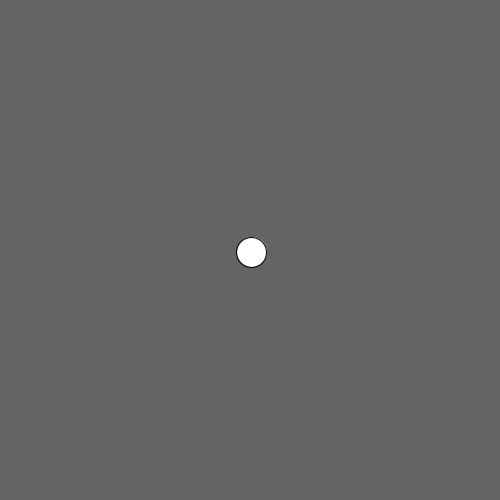
Frame 1 (no input)
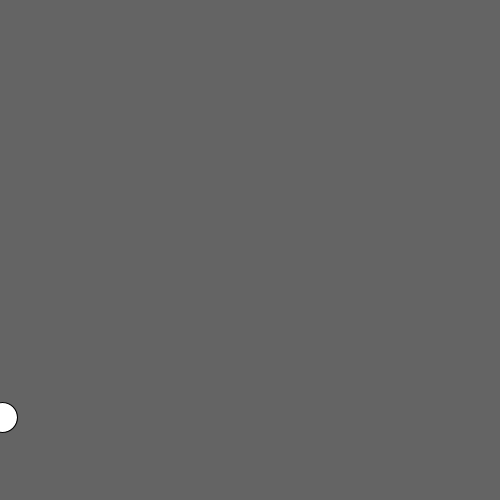
Frame 60 (the mouse pressed at the canvas centre just before this capture)
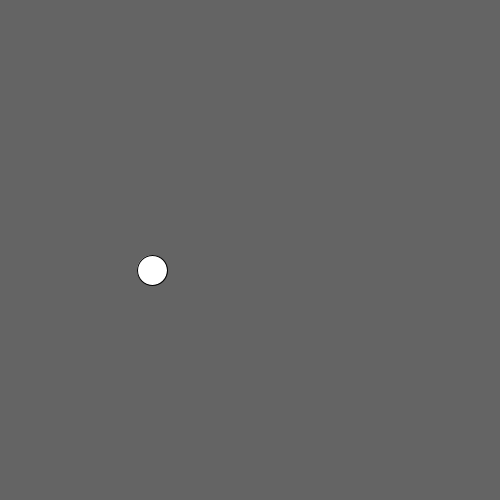
Frame 120 (the mouse held since frame 60 and released just before this capture)

The Processing sketch that drew these frames (run headless with seeded random() and noise(); from frame 60 on, the mouse is pressed at the canvas centre):

// Processing sketch: ej1
// ── ej1.pde
class Pelota {
  PVector vel = new PVector(1,1);
  PVector acel = new PVector(0,0);
  PVector pos;

  Pelota(float x, float y) {
    pos = new PVector(x,y);
  }

  void dibujar() {
    circle(pos.x,pos.y,30);
  }

  void mover() {
    vel.add(acel);
    acel.mult(0);
    pos.add(vel);

    if (pos.x > width || pos.x < 0) {
      vel.x *= -1;
    }

    if (pos.y > height || pos.y < 0) {
      vel.y *= -1;
    }
  }

  void addFuerza(PVector f) {
    acel.add(f);
  }

  void apuntar(float dx, float dy) {
    PVector b = new PVector(dx,dy);

    PVector r = b.copy();
    r.sub(pos);

    r.normalize();
    r.mult(0.2);

    addFuerza(r);
  }

}

Pelota p1;
PVector rot = new PVector(1,1);

void setup() {
  size(500,500);
  p1 = new Pelota(width/2,height/2);

}

void draw() {
  background(100);
  rot.rotate(PI/180);
  p1.addFuerza(rot);
  p1.mover();
  p1.dibujar();
}
